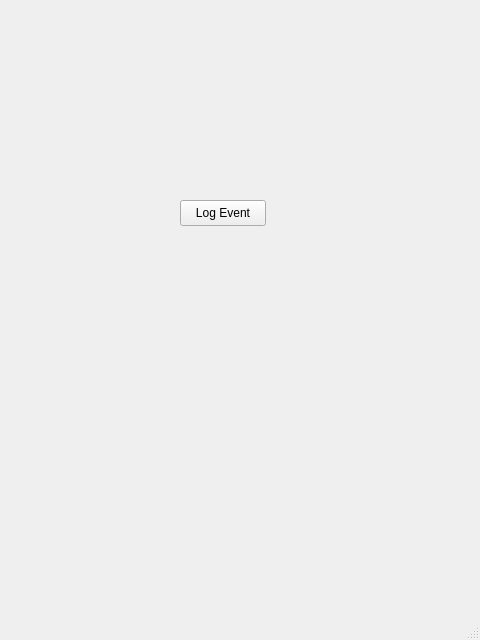
<?xml version="1.0" encoding="UTF-8"?>
<ui version="4.0">
 <class>TestWindow</class>
 <widget class="QMainWindow" name="TestWindow">
  <property name="geometry">
   <rect>
    <x>0</x>
    <y>0</y>
    <width>480</width>
    <height>640</height>
   </rect>
  </property>
  <property name="windowTitle">
   <string>MainWindow</string>
  </property>
  <widget class="QWidget" name="centralwidget">
   <widget class="QPushButton" name="fakeLogButton">
    <property name="geometry">
     <rect>
      <x>180</x>
      <y>200</y>
      <width>86</width>
      <height>26</height>
     </rect>
    </property>
    <property name="text">
     <string>Log Event</string>
    </property>
   </widget>
  </widget>
  <widget class="QMenuBar" name="menubar">
   <property name="geometry">
    <rect>
     <x>0</x>
     <y>0</y>
     <width>480</width>
     <height>23</height>
    </rect>
   </property>
  </widget>
  <widget class="QStatusBar" name="statusbar"/>
 </widget>
 <resources/>
 <connections/>
</ui>
